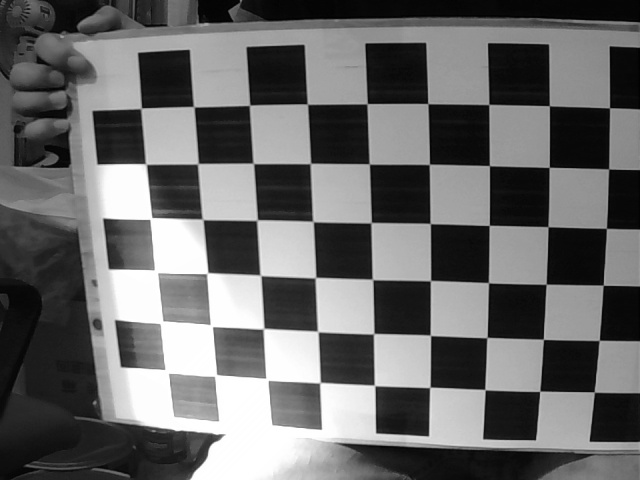
#> input picture data/lenacv-camera/1/left_002.png, 640 x 480 px, given in place of test.jpg, which was not available
$ python image_utils.py   (older library calls are emulated)
#> lines starting #> are read from the running program, lines starting #| are printed output that depends on the picture; pictures that were not available may be replaced by others from this repository, and a replacement may not be noted
# -*-coding: utf-8 -*-


import os
import copy
import re
import cv2
import numpy as np
import matplotlib.pyplot as plt
import requests
import matplotlib
import numbers
import base64
import PIL.Image as Image
from typing import List, Dict, Tuple
from PIL import ImageDraw, ImageFont
from math import cos, sin

color_map = [(0, 0, 0), (128, 0, 0), (0, 128, 0), (128, 128, 0),
             (0, 0, 128), (128, 0, 128), (0, 128, 128), (128, 128, 128),
             (64, 0, 0), (192, 0, 0), (64, 128, 0), (192, 128, 0),
             (64, 0, 128), (192, 0, 128), (64, 128, 128), (192, 128, 128),
             (0, 64, 0), (128, 64, 0), (0, 192, 0), (128, 192, 0), (0, 64, 128)]


# [77 lines left out: functions get_colors_color_map, points_protection, bboxes_protection, tensor2image, get_image_tensor, image_clip, not called in this run]


def transpose(data):
    data = data.transpose(2, 0, 1)  # HWC->CHW
    return data


# [1475 lines left out: functions untranspose, show_batch_image, show_image, cv_show_image, show_images_list, image_hstack and 74 more, not called in this run]


def file2base64(file):
    image_base64 = base64.b64encode(open(file, 'rb').read()).decode()
    return image_base64


# [653 lines left out: functions bgr_image2image_base64, image_base642rgb_image, read_image_base64, bin2image, post_process, softmax and 25 more, not called in this run]


class EventCv():
    def __init__(self):
        self.image = None

    def update_image(self, image):
        self.image = image

    def callback_print_image(self, event, x, y, flags, param):
        if event == cv2.EVENT_LBUTTONDOWN:
            print("(x,y)=({},{}),data={}".format(x, y, self.image[y][x]))

    # [139 lines left out: functions add_mouse_event, get_video_capture, get_image_block, image_list2gif, image_file_list2gif, get_video_info and 1 more, not called in this run]


class CVVideo():
    def __init__(self):
        pass

    # [27 lines left out: function start_capture, not called in this run]

    def write_video(self, frame):
        self.video_writer.write(frame)

    # [6 lines left out: function task, not called in this run]


if __name__ == "__main__":
    from utils import image_utils

    input_size = [int(490 / 2), int(800 / 2)]
    image_path = "test.jpg"
    src_boxes = [[8.20251, 1, 242.2412, 699.2236],
                 [201.14865, 204.18265, 468.605, 696.36163]]
    src_boxes = np.asarray(src_boxes)
    image = read_image(image_path)  # (800, 490, 3)
#> in read_image, bgr_image is the input picture: shape (480, 640, 3); min 0, max 255, mean 105.1
    image1, boxes1 = image_boxes_resize_padding(image, input_size, src_boxes)
#> in image_boxes_resize_padding, `out = cv2.resize(image, (new_size[0], new_size[1]))`:
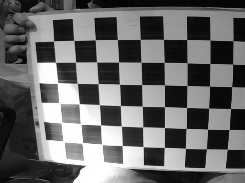
#> out: shape (183, 245, 3); min 2, max 255, mean 105.1
#> in image_boxes_resize_padding, `out = cv2.copyMakeBorder(out, top, bottom, left, right, cv2.BORDER_CON..`:
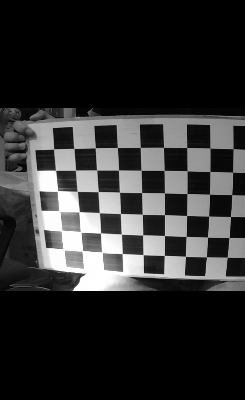
#> out: shape (400, 245, 3); min 0, max 255, mean 48.1
#> (the run stopped early here; a loop or call above may not have finished)

$ run again, on data/lenacv-camera/1/left_003.png
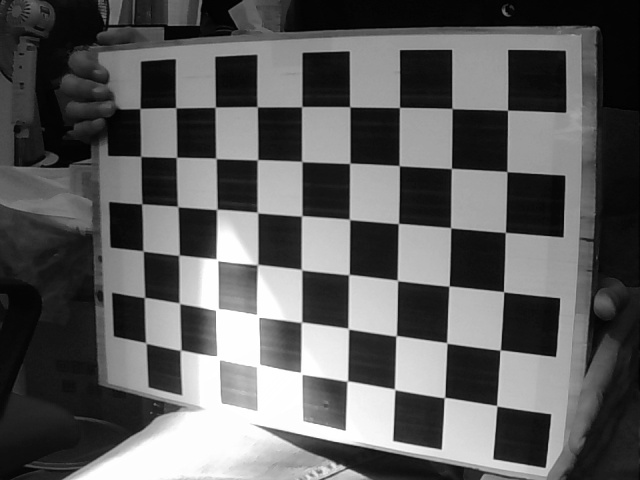
#> input picture data/lenacv-camera/1/left_003.png, 640 x 480 px, given in place of test.jpg, which was not available
#> in read_image, bgr_image is the input picture: shape (480, 640, 3); min 0, max 255, mean 94
#> in image_boxes_resize_padding, `out = cv2.resize(image, (new_size[0], new_size[1]))`:
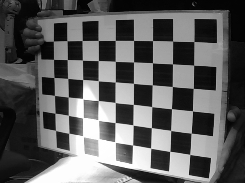
#> out: shape (183, 245, 3); min 1, max 255, mean 93.9
#> in image_boxes_resize_padding, `out = cv2.copyMakeBorder(out, top, bottom, left, right, cv2.BORDER_CON..`:
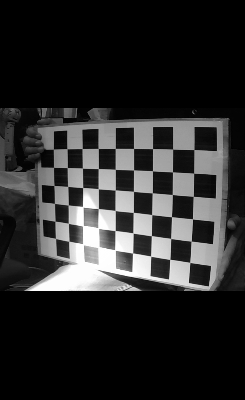
#> out: shape (400, 245, 3); min 0, max 255, mean 43

$ run again, on data/lenacv-camera/1/left_004.png
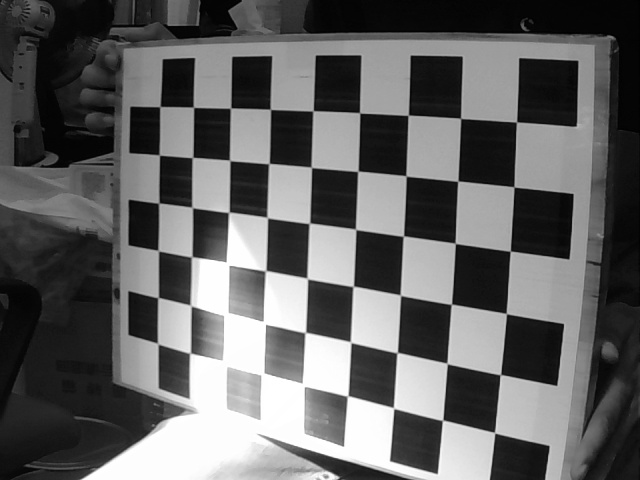
#> input picture data/lenacv-camera/1/left_004.png, 640 x 480 px, given in place of test.jpg, which was not available
#> in read_image, bgr_image is the input picture: shape (480, 640, 3); min 0, max 255, mean 98.4
#> in image_boxes_resize_padding, `out = cv2.resize(image, (new_size[0], new_size[1]))`:
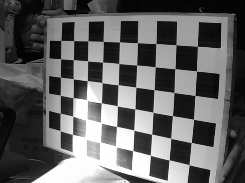
#> out: shape (183, 245, 3); min 1, max 255, mean 98.3
#> in image_boxes_resize_padding, `out = cv2.copyMakeBorder(out, top, bottom, left, right, cv2.BORDER_CON..`:
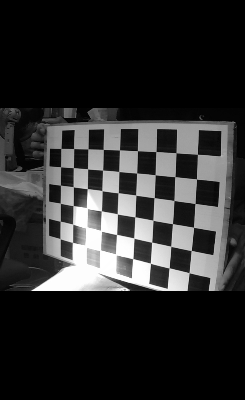
#> out: shape (400, 245, 3); min 0, max 255, mean 45
